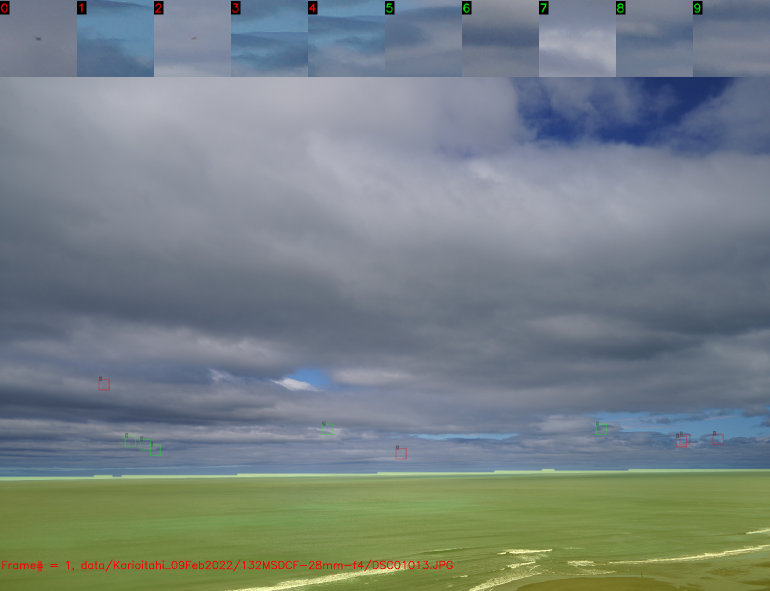
#> input picture images/mainview.png, 1540 x 1181 px (shown at 1/2 size)
$ python -i image_utils.py   (imports and definitions only)   (older library calls are emulated)
#> lines starting #> are read from the running program, lines starting #| are printed output that depends on the picture
# __all__ = ['setCurrentImages',  'getCurrentImages', 'g_images', 'Images',
__all__ = ['scale_image', 'resize', 'crop_image', 'ImageLoader', 'CMO_op', 'BH_op', 'TH_op' ,'make_tile_list', 'old_make_tile_list', 'crop_idx',
           'tile_images', 'get_project_root', 'max_pool', 'min_pool','count_pool', 'norm_uint8',
           'get_tile']
# , 'find_sky_1', 'find_sky_2' , 'near_mask', 'mask_horizon_1', 'mask_horizon_2',]

import cv2 as cv2
import numpy as np
from imutils import resize
from utils import parameters as pms
# from utils.horizon import *
import time, sys
from dataclasses import dataclass

if sys.platform == "win32":
    # On Windows, the best timer is time.clock()
    default_timer = time.perf_counter
else:
    # On most other platforms the best timer is time.time()
    default_timer = time.time

import logging
# logger = logging.getLogger()
# logger.setLevel(logging.INFO)
# [3 lines not run here, left out]
logger = logging.getLogger(__name__)

from pathlib import Path

def get_project_root() -> Path:
    return Path(__file__).parent.parent

# [22 lines left out: functions static, timeval, crop_idx, not called in this run]

def norm_uint8(img):
    return cv2.normalize(img, img, 0, 255, norm_type=cv2.NORM_MINMAX, dtype=cv2.CV_8U)


# [49 lines of commented-out code are left out]


# [56 lines left out: functions BH_op, TH_op, CMO_op, old_max_pool, old_min_pool, not called in this run]

def max_pool(mat, K, L):
    kernel = cv2.getStructuringElement(cv2.MORPH_RECT, (K, L))
    return cv2.morphologyEx(mat, cv2.MORPH_DILATE, kernel)[::K, ::L]

def min_pool(mat, K, L):
    kernel = cv2.getStructuringElement(cv2.MORPH_RECT, (K, L))
    return cv2.morphologyEx(mat, cv2.MORPH_ERODE, kernel)[::K, ::L]

# [59 lines left out: functions count_pool, get_tile, scale_image, crop_image, not called in this run]

def  error_image(text='Error', width=600, height=400):
    return puttext(np.zeros((height,width),dtype=np.uint8), text)

# [101 lines left out: functions puttext, hline, vline, old_make_tile_list, make_tile_list, not called in this run]


def tile_images(img_list, horz=True, label=True, fontscale=0.4, tile_size=100, txtpos=(5,15), max_tiles=10, colors=None):
    """ inglist is a list of tuple(img, labelID, confidence, classID, (row, col), frame_ID)"""
    imgList = sorted(img_list, key=lambda x: x[3])
    imgs_l = []
    cnt=0
    lst = sorted(img_list, key=lambda id: id[1])
    for i,tpl in enumerate(lst):
        if i == max_tiles:
            break
        (img, labelID, confidence, classID) = tpl[:4]
        if tile_size is not None:
            img = resize(img, width=tile_size)
        if colors is not None:
            clr = colors[classID]
            if img.ndim == 2:
                img = cv2.cvtColor(img, cv2.COLOR_GRAY2BGR)
        else:
            clr = None

        # img[0,:] = 0; img[-1,:] = 0; img[:,0] = 0; img[:,-1] = 0
        if label:
            puttext(img, f'{labelID}: {classID}: {confidence:.2f}', pos=txtpos, fontscale=fontscale, backcolor=clr)
        imgs_l.append(img)
        cnt += 1

    for i in range(cnt,max_tiles,1):
        img = np.full((tile_size, tile_size), 127, dtype=np.uint8)
        # img[0,:] = 0; img[-1,:] = 0; img[:,0] = 0; img[:,-1] = 0
        if colors is not None:
            img = cv2.cvtColor(img, cv2.COLOR_GRAY2BGR)
        imgs_l.append(img)


    if horz:
        return np.hstack(imgs_l)
    else:
        return np.vstack(imgs_l)


# [78 lines left out: functions old_tile_images, load_mp4, not called in this run]

class ImageLoader:
    """Load a sequence of images"""
    # [18 lines left out: functions __init__, set_crop, not called in this run]

    def set_frame_num(self, frame_num):
        assert frame_num < self._stack.shape[0], f"frame_num ({frame_num}) > number of images ({self._stack.shape[0]}) in stack"
        self.frame_num = frame_num

    def __iter__(self):
        return self

    # [15 lines left out: function __next__, not called in this run]

        # [7 lines of commented-out code are left out]


# [33 lines not run here, left out]

>>> import cv2
>>> picture = cv2.imread('../images/mainview.png', cv2.IMREAD_GRAYSCALE)
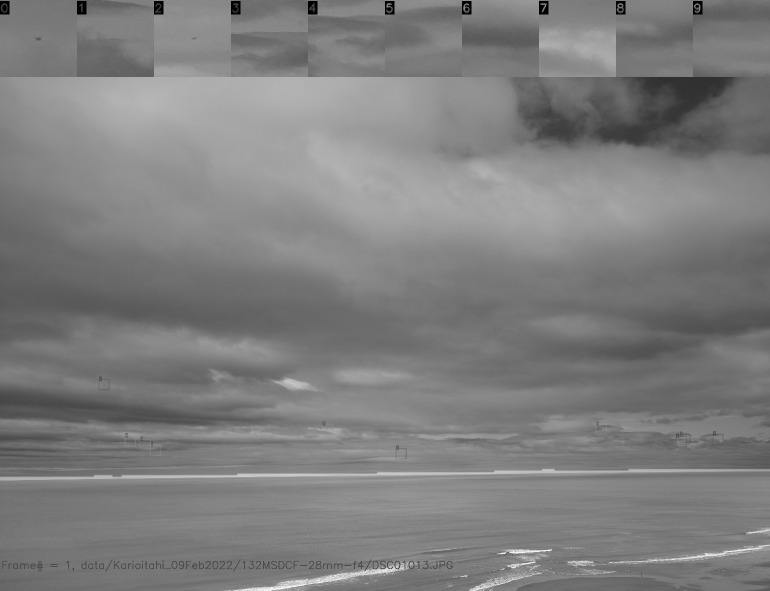
#> picture: shape (1181, 1540) (shown at 1/2 size); min 0, max 249, mean 126.2
>>> result = tile_images(picture)
#> in tile_images, `imgList = sorted(img_list, key=lambda x: x[3])`: imgList = 1181 items
#> the loop in tile_images, `for i,tpl in enumerate(lst):` made 1 pass
#> (img, labelID, confidence, classID) on pass 1: (0, 0, 0, 0)
#> after the loop in tile_images, `for i,tpl in enumerate(lst):`: cnt = 0; imgs_l = []
#> (the run stopped early here; a loop or call above may not have finished)
